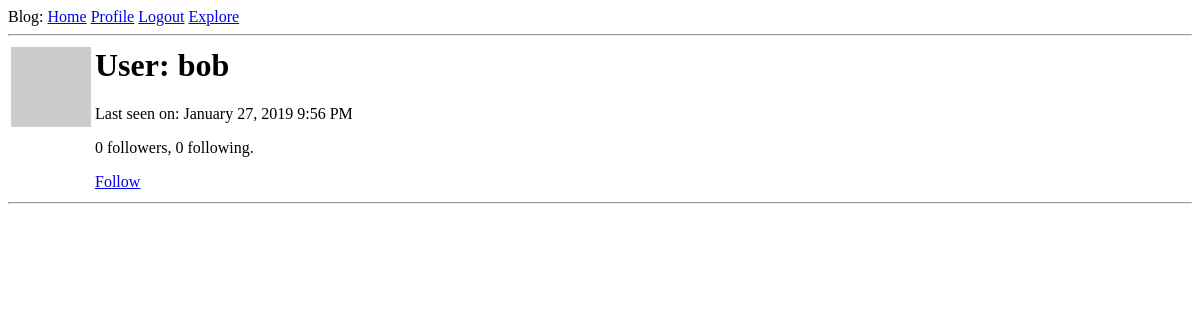
Before: /user/bob (signed in) with the older database file.
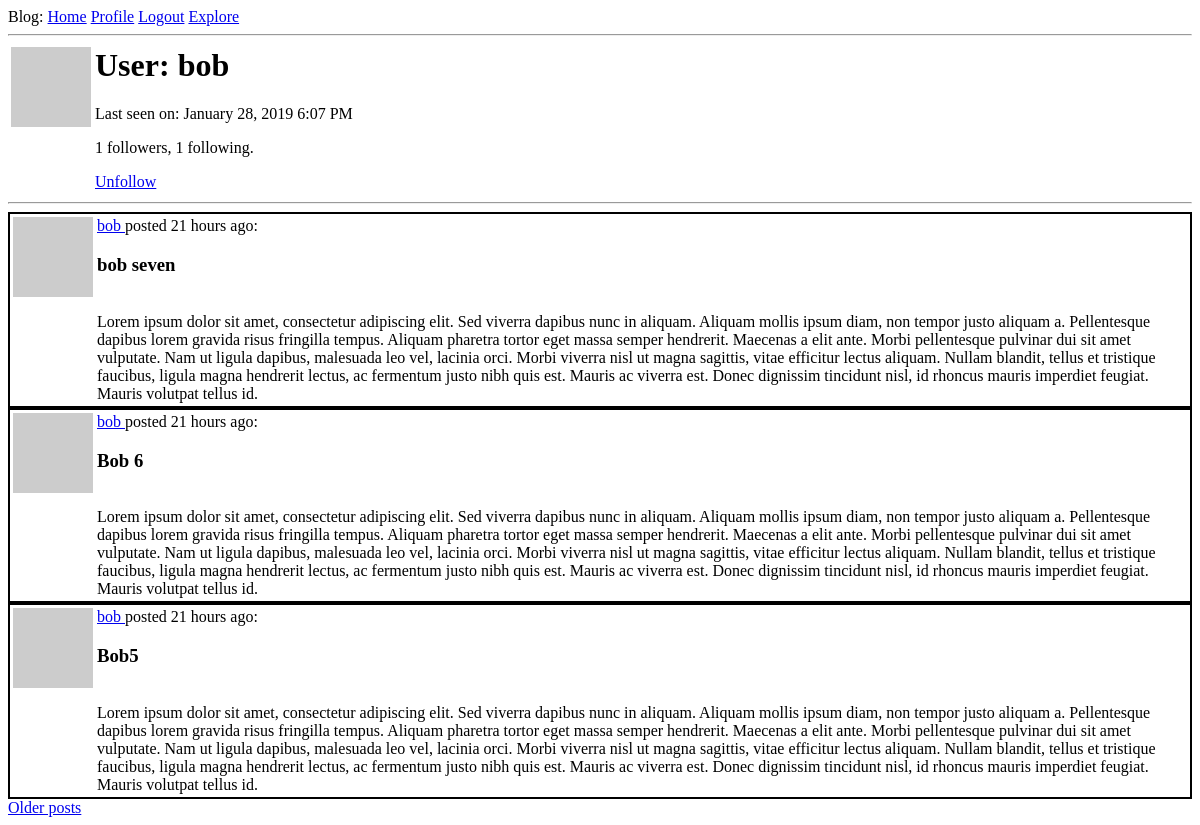
After: the same page with the newer database file.
### app/models.py (models this page shows, shortened)
class User(UserMixin, db.Model):
    id = db.Column(db.Integer, primary_key=True)
    username = db.Column(db.String(64), index=True, unique=True)
    email = db.Column(db.String(120), index=True, unique=True)
    password_hash = db.Column(db.String(128))
    posts = db.relationship('Post', backref='author', lazy='dynamic')
    about_me = db.Column(db.String(140))
    last_seen = db.Column(db.DateTime, default=datetime.utcnow)
    followed = db.relationship(
        'User', secondary=followers,
        primaryjoin=(followers.c.follower_id == id),
        secondaryjoin=(followers.c.followed_id == id),
        backref=db.backref('followers', lazy='dynamic'), lazy='dynamic'
    )
    def avatar(self, size):
        digest = md5(self.email.lower().encode('utf-8')).hexdigest()
        return 'https://www.gravatar.com/avatar/{}?d=identicon&s={}'.format(
            digest, size)
    def is_following(self, user):
        return self.followed.filter(
            followers.c.followed_id == user.id).count() > 0

class Post(db.Model):
    id = db.Column(db.Integer, primary_key=True)
    title = db.Column(db.String(140))
    body = db.Column(db.String(1000))
    timestamp = db.Column(db.DateTime, index=True, default=datetime.utcnow)
    user_id = db.Column(db.Integer, db.ForeignKey('user.id'))

### app/main/routes.py (the view)
@bp.route('/user/<username>')
@login_required
def user(username):
    user = User.query.filter_by(username=username).first_or_404()
    page = request.args.get('page', 1, type=int)
    posts = user.posts.order_by(Post.timestamp.desc()).paginate(page, current_app.config['POSTS_PER_PAGE'], False)
    next_url = url_for('main.user', username=user.username, page=posts.next_num) if posts.has_next else None
    prev_url = url_for('main.user', username=user.username, page=posts.prev_num) if posts.has_prev else None
    return render_template('user.html', user=user, posts=posts.items, next_url=next_url, prev_url=prev_url)

### app/main/routes.py (called while the page is built)
@bp.before_request
def before_request():
    if current_user.is_authenticated:
        current_user.last_seen = datetime.utcnow()
        db.session.commit()

### app/models.py (called while the page is built)
@login.user_loader
def load_user(id):
    return User.query.get(int(id))

### app/templates/user.html (shortened to what this page needs)
{% extends "base.html" %}
{% block content %}
  <table>
    <tr valign="top">
      <td><img src="{{ user.avatar(128) }}"></td>
      <td>
        <h1>User: {{ user.username }}</h1>
        {% if user.last_seen %}
        <p>Last seen on: {{ moment(user.last_seen).format('LLL') }}</p>
        {% endif %}
        <p>{{ user.followers.count() }} followers, {{ user.followed.count() }} following.</p>
        {% if user == current_user %}
        <p><a href="{{ url_for('main.edit_profile') }}">Edit your profile</a></p>
        {% elif not current_user.is_following(user) %}
        <p><a href="{{ url_for('main.follow', username=user.username) }}">Follow</a></p>
        {% else %}
        <p><a href="{{ url_for('main.unfollow', username=user.username) }}">Unfollow</a></p>
        {% endif %}
      </td>
    </tr>
  </table>
  <hr>
  {% for post in posts %}
    {% include '_post.html' %}
  {% endfor %}
  {% if next_url %}
  <a href="{{ next_url }}">Older posts</a>
  {% endif %}
{% endblock %}

### app/templates/_post.html
<table style="border: 2px solid black;">
  <tr valign="top">
    <td><img src="{{ post.author.avatar(36) }}"></td>
    <td>
      <a href="{{ url_for('main.user', username=post.author.username) }}">
        {{ post.author.username }}
      </a>
      posted {{ moment(post.timestamp).fromNow() }}: <h3>{{ post.title }}</h3><br>{{ post.body }}
    </td>
  </tr>
</table>

Changed rows visible on the page:
changed User "bob": last_seen "January 27, 2019 9:56 PM" → "January 28, 2019 6:07 PM"
added Post: author.username "bob", timestamp "21 hours ago", title "bob seven", body "Lorem ipsum dolor sit amet, consectetur adipiscing elit. Sed viverra dapibus nunc in aliquam. Aliquam mollis ipsum diam, non tempor justo aliquam a. Pellentesque dapibus lorem gravida risus fringilla tempus. Aliquam pharetra tortor eget massa semper hendrerit. Maecenas a elit ante. Morbi pellentesque pulvinar dui sit amet vulputate. Nam ut ligula dapibus, malesuada leo vel, lacinia orci. Morbi viverra nisl ut magna sagittis, vitae efficitur lectus aliquam. Nullam blandit, tellus et tristique faucibus, ligula magna hendrerit lectus, ac fermentum justo nibh quis est. Mauris ac viverra est. Donec dignissim tincidunt nisl, id rhoncus mauris imperdiet feugiat. Mauris volutpat tellus id."
added Post: author.username "bob", timestamp "21 hours ago", title "Bob 6", body "Lorem ipsum dolor sit amet, consectetur adipiscing elit. Sed viverra dapibus nunc in aliquam. Aliquam mollis ipsum diam, non tempor justo aliquam a. Pellentesque dapibus lorem gravida risus fringilla tempus. Aliquam pharetra tortor eget massa semper hendrerit. Maecenas a elit ante. Morbi pellentesque pulvinar dui sit amet vulputate. Nam ut ligula dapibus, malesuada leo vel, lacinia orci. Morbi viverra nisl ut magna sagittis, vitae efficitur lectus aliquam. Nullam blandit, tellus et tristique faucibus, ligula magna hendrerit lectus, ac fermentum justo nibh quis est. Mauris ac viverra est. Donec dignissim tincidunt nisl, id rhoncus mauris imperdiet feugiat. Mauris volutpat tellus id."
added Post: author.username "bob", timestamp "21 hours ago", title "Bob5", body "Lorem ipsum dolor sit amet, consectetur adipiscing elit. Sed viverra dapibus nunc in aliquam. Aliquam mollis ipsum diam, non tempor justo aliquam a. Pellentesque dapibus lorem gravida risus fringilla tempus. Aliquam pharetra tortor eget massa semper hendrerit. Maecenas a elit ante. Morbi pellentesque pulvinar dui sit amet vulputate. Nam ut ligula dapibus, malesuada leo vel, lacinia orci. Morbi viverra nisl ut magna sagittis, vitae efficitur lectus aliquam. Nullam blandit, tellus et tristique faucibus, ligula magna hendrerit lectus, ac fermentum justo nibh quis est. Mauris ac viverra est. Donec dignissim tincidunt nisl, id rhoncus mauris imperdiet feugiat. Mauris volutpat tellus id."
Other visible differences:
{{ user.followers.count() }}: "0" → "1"
{{ user.followed.count() }}: "0" → "1"
text no longer shown: "Follow"
text now shown: "Unfollow Older posts"
